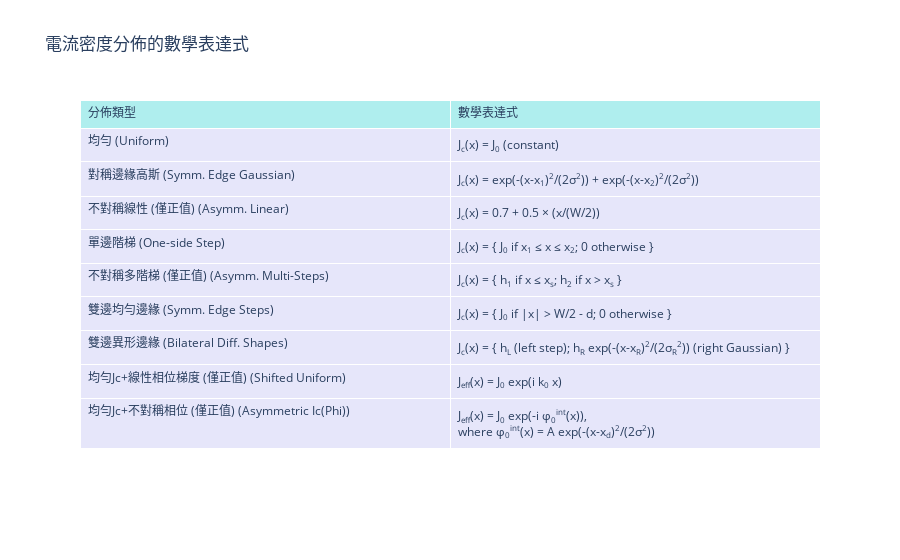

Notebook code cell kept with this figure:
### Code cell
# 方法2: 使用表格形式顯示數學表達式
import pandas as pd

# 創建數學表達式表格
math_expressions_df = pd.DataFrame([
    {"分佈類型": name, "數學表達式": data['math']} 
    for name, data in current_distributions.items()
])

print("數學表達式表格：")
print(math_expressions_df.to_string(index=False))

# 或者使用 Plotly 表格
from plotly.graph_objects import Table

table_fig = go.Figure(data=[Table(
    header=dict(values=['分佈類型', '數學表達式'],
                fill_color='paleturquoise',
                align='left'),
    cells=dict(values=[list(math_expressions_df['分佈類型']), 
                      list(math_expressions_df['數學表達式'])],
               fill_color='lavender',
               align='left'))
])

table_fig.update_layout(title="電流密度分佈的數學表達式")
table_fig.show()

### Figure 1 — Plotly figure (JSON) as saved in the notebook; plotly's stock layout.template omitted (floating-point values rounded to 4 significant figures)
{"data": [{"cells": {"align": "left", "fill": {"color": "lavender"}, "values": [["均勻 (Uniform)", "對稱邊緣高斯 (Symm. Edge Gaussian)", "不對稱線性 (僅正值) (Asymm. Linear)", "單邊階梯 (One-side Step)", "不對稱多階梯 (僅正值) (Asymm. Multi-Steps)", "雙邊均勻邊緣 (Symm. Edge Steps)", "雙邊異形邊緣 (Bilateral Diff. Shapes)", "均勻Jc+線性相位梯度 (僅正值) (Shifted Uniform)", "均勻Jc+不對稱相位 (僅正值) (Asymmetric Ic(Phi))"], ["J<sub>c</sub>(x) = J<sub>0</sub> (constant)", "J<sub>c</sub>(x) = exp(-(x-x<sub>1</sub>)<sup>2</sup>/(2σ<sup>2</sup>)) + exp(-(x-x<sub>2</sub>)<sup>2</sup>/(2σ<sup>2</sup>))", "J<sub>c</sub>(x) = 0.7 + 0.5 × (x/(W/2))", "J<sub>c</sub>(x) = { J<sub>0</sub> if x<sub>1</sub> ≤ x ≤ x<sub>2</sub>; 0 otherwise }", "J<sub>c</sub>(x) = { h<sub>1</sub> if x ≤ x<sub>s</sub>; h<sub>2</sub> if x > x<sub>s</sub> }", "J<sub>c</sub>(x) = { J<sub>0</sub> if |x| > W/2 - d; 0 otherwise }", "J<sub>c</sub>(x) = { h<sub>L</sub> (left step); h<sub>R</sub> exp(-(x-x<sub>R</sub>)<sup>2</sup>/(2σ<sub>R</sub><sup>2</sup>)) (right Gaussian) }", "J<sub>eff</sub>(x) = J<sub>0</sub> exp(i k<sub>0</sub> x)", "J<sub>eff</sub>(x) = J<sub>0</sub> exp(-i φ<sub>0</sub><sup>int</sup>(x)),<br>where φ<sub>0</sub><sup>int</sup>(x) = A exp(-(x-x<sub>d</sub>)<sup>2</sup>/(2σ<sup>2</sup>))"]]}, "header": {"align": "left", "fill": {"color": "paleturquoise"}, "values": ["分佈類型", "數學表達式"]}, "type": "table"}], "layout": {"title": {"text": "電流密度分佈的數學表達式"}}}
